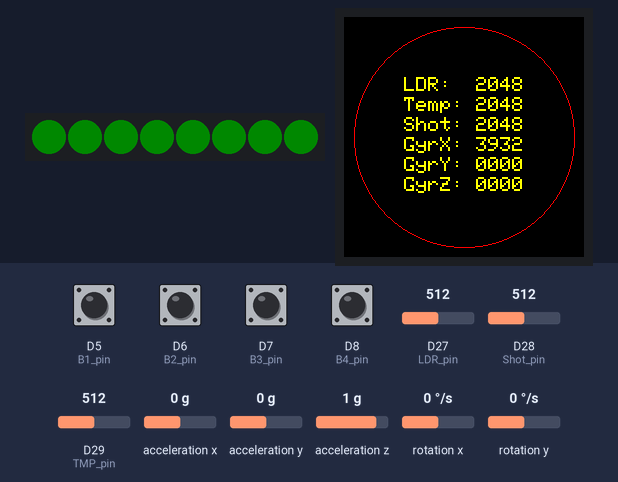
Simulated run of this sketch. Board: Arduino Due. Parts: 8 RGB LEDs in strip order, left to right, 240×240 colour display. Wiring (inferred from the names in the program): MPU-6050 motion sensor at I2C address 0x68. Inputs (shaded band) come from the test bench; at power-on: D5 (B1_pin), D6 (B2_pin), D7 (B3_pin), D8 (B4_pin) HIGH, rotation x 0 °/s, D27 (LDR_pin) = 512, D28 (Shot_pin) = 512, D29 (TMP_pin) = 512, acceleration x 0 g, acceleration y 0 g, acceleration z 1 g, rotation y 0 °/s (analog values on the 0–1023 scale). Dim RGB values are drawn brighter than linear; random numbers use the default seed unless the sketch sets one.

Above: at 5.9 s.
6.0 s: D5 (B1_pin) pulled LOW for 0.15 s
At 6.09 s:
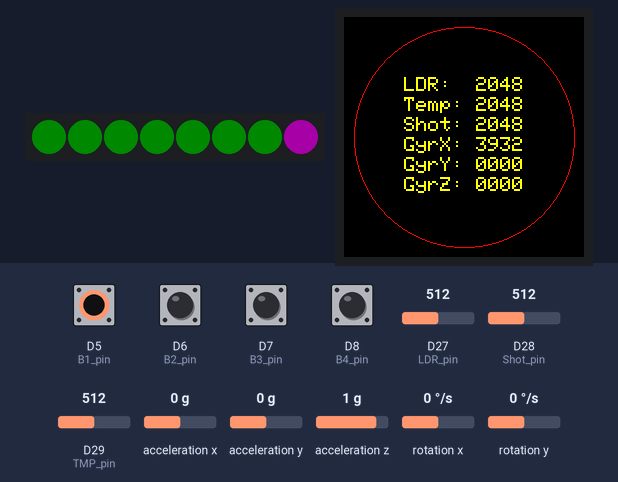
7.6 s: rotation x set to -192 °/s
At 8.2 s:
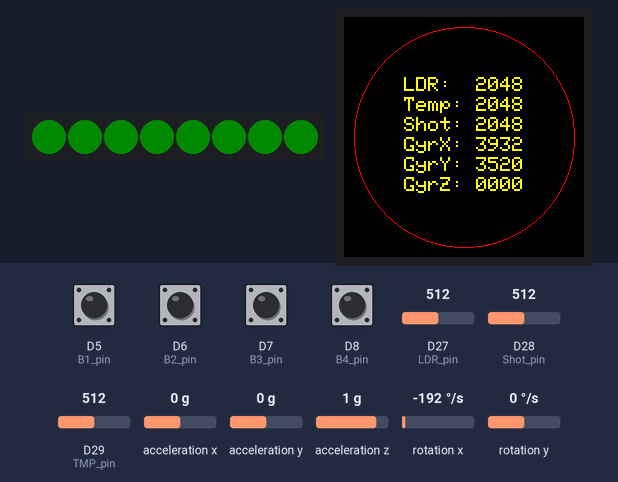
9.1 s: D27 (LDR_pin) set to 716
At 10.3 s:
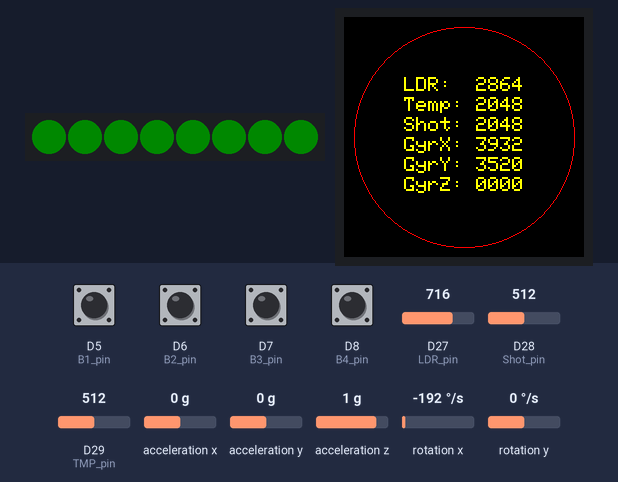
10.6 s: D28 (Shot_pin) set to 716
At 11.6 s:
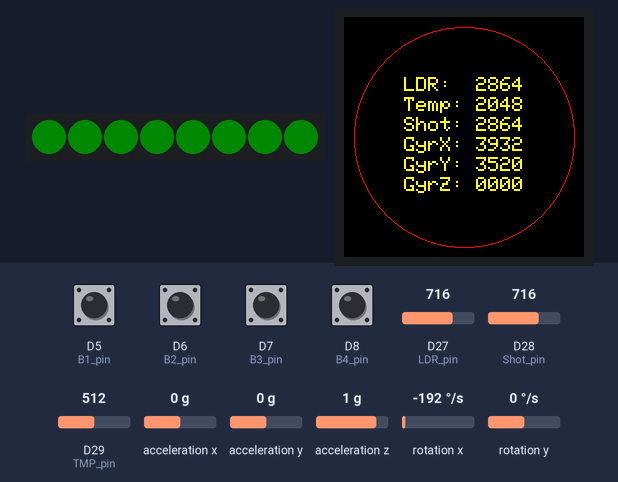
12.1 s: D29 (TMP_pin) set to 716
At 12.6 s:
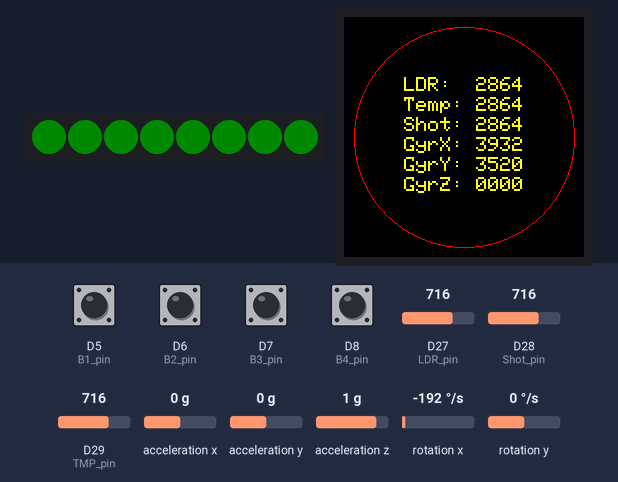
13.6 s: D6 (B2_pin) pulled LOW for 0.15 s
At 13.7 s:
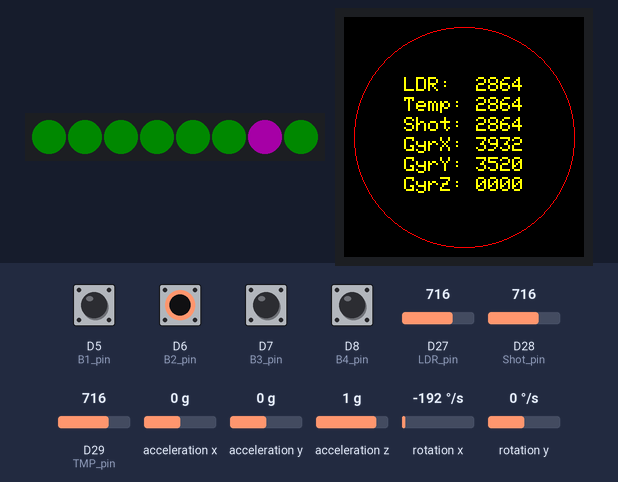
Timing chart, 0 to 16.2 s (numbered marks = the images above; inputs shaded):
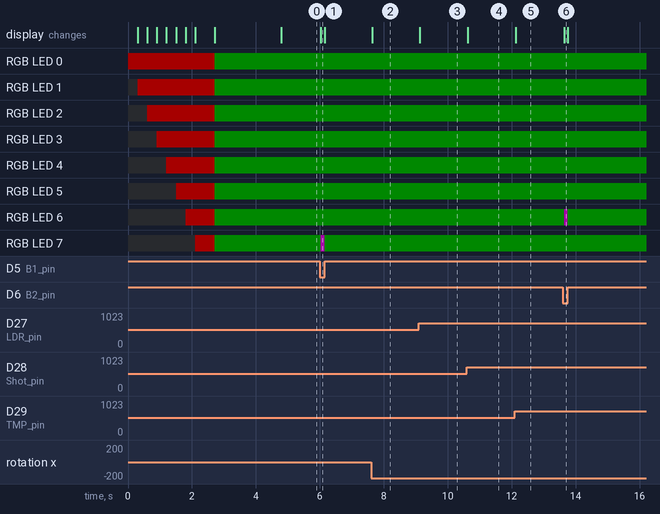

The sketch:

hb80_demo.ino
```cpp
//Required Libraries:
//
// Adafruit NeoPixel
//
// GFX Library for Arduino (by Moon On Our Nation)
//    available by searching Manage Libraries
//

#include <Arduino_GFX_Library.h>
#include <Adafruit_NeoPixel.h>
#include <Wire.h>

//IO Pins
#define B1_pin    5
#define B2_pin    6
#define B3_pin    7
#define B4_pin    8
#define MPU_SDA   14
#define MPU_SCL   15
#define LED_pin   26
#define LDR_pin   27
#define Shot_pin  28
#define TMP_pin   29

#define LED_count 8

// pins 0-4 connect to the GC9A01 circular display like so:
Arduino_DataBus *bus = new Arduino_SWSPI(3, 4, 0, 1, -1); //DC, CS, SCK, MOSI, MISO
Arduino_GFX *gfx = new Arduino_GC9A01(bus, 2, 0, true); //bus, RESET, rotation, IPS

Adafruit_NeoPixel RGB_LEDs(LED_count, LED_pin, NEO_GRB + NEO_KHZ800);

//MPU-6050 (GY-25 module) 3-axis MEMS gyro + 3-axis MEMS accelerometer
const int MPUadr=0x68;
int16_t AcX,AcY,AcZ,Tmp,GyX,GyY,GyZ;  //MPU Values

int B1_val, B2_val, B3_val, B4_val;
int LDR_val, TMP_val;

int Shot_val; // Shot Noise from simple Random Noise Generator (RNG) circuit

void setup(void)
{
  analogReadResolution(12);  //increase analog input resolution to 12 bits  [0..4095]
  RGB_LEDs.begin();
  cycleLEDs();
  StartMPU();

  //button pins needs pullups since they close directly to ground (active low)
  pinMode(B1_pin, INPUT_PULLUP);
  pinMode(B2_pin, INPUT_PULLUP);
  pinMode(B3_pin, INPUT_PULLUP);
  pinMode(B4_pin, INPUT_PULLUP);
  pinMode(LDR_pin, INPUT);
  pinMode(Shot_pin, INPUT);
  pinMode(TMP_pin, INPUT);

  gfx->begin();
  gfx->fillScreen(BLACK);

  //draw a bunch of concentric circles - just for fun
  for(int r=1; r<120; r++)
    gfx->drawCircle(120, 120, r, random(0xffff));

  delay(2000);

  gfx->fillScreen(BLACK);
  gfx->drawCircle(120, 120, 110, RED);
}

void loop()
{
  char strBuf[20];

  ReadButtons();

  if(B1_val){
    //color LED 7
    RGB_LEDs.setPixelColor(7, RGB_LEDs.Color(40, 0, 40));  //purple
  } else {
    RGB_LEDs.setPixelColor(7, RGB_LEDs.Color(0,10,0));     //green
  }
  if(B2_val){
    RGB_LEDs.setPixelColor(6, RGB_LEDs.Color(40, 0, 40));  //purple
  } else {
    RGB_LEDs.setPixelColor(6, RGB_LEDs.Color(0,10,0));     //green
  }
  if(B3_val){
    //color LED 4
    RGB_LEDs.setPixelColor(4, RGB_LEDs.Color(40, 0, 40));  //purple
  } else {
    RGB_LEDs.setPixelColor(4, RGB_LEDs.Color(0,10,0));     //green
  }
  if(B4_val){
    //color LED 3
    RGB_LEDs.setPixelColor(3, RGB_LEDs.Color(40, 0, 40));  //purple
  } else {
    RGB_LEDs.setPixelColor(3, RGB_LEDs.Color(0,10,0));     //green
  }
  RGB_LEDs.show();

  ReadNoise();

  gfx->setTextSize(2);
  gfx->setTextColor(YELLOW, BLACK);

  gfx->setCursor(60, 60);
  sprintf(strBuf, "LDR:  %04d", LDR_val);
  gfx->println(strBuf);

  gfx->setCursor(60, 80);
  sprintf(strBuf, "Temp: %04d", TMP_val);
  gfx->println(strBuf);

  gfx->setCursor(60, 100);
  sprintf(strBuf, "Shot: %04d", Shot_val);
  gfx->println(strBuf);

  gfx->setCursor(60, 120);
  sprintf(strBuf, "GyrX: %04d", (GyX&0x0FFF));  //lowest 12 bits
  gfx->println(strBuf);

  gfx->setCursor(60, 140);
  sprintf(strBuf, "GyrY: %04d", (GyY&0x0FFF));  //lowest 12 bits
  gfx->println(strBuf);

  gfx->setCursor(60, 160);
  sprintf(strBuf, "GyrZ: %04d", (GyZ&0x0FFF));  //lowest 12 bits
  gfx->println(strBuf);

  //delay(300);
}

void ReadButtons(void){
  B1_val = !(digitalRead(B1_pin));
  B2_val = !(digitalRead(B2_pin));
  B3_val = !(digitalRead(B3_pin));
  B4_val = !(digitalRead(B4_pin));
}

void ReadNoise(void)
{
  ReadMPU();
  LDR_val  = analogRead(LDR_pin);
  Shot_val = analogRead(Shot_pin);
  TMP_val = ReadTemp();
}

void cycleLEDs() {
  int i;
  for (i=0; i<8; i++){
    RGB_LEDs.setPixelColor(i, RGB_LEDs.Color(40, 0, 0));  //light red
    RGB_LEDs.show();
    delay(300);
  }
  for (i=0; i<8; i++){
    RGB_LEDs.setPixelColor(i, RGB_LEDs.Color(0,10,0));  //light green
    RGB_LEDs.show();
  }
}

void StartMPU(){
  Wire1.setSDA(MPU_SDA);
  Wire1.setSCL(MPU_SCL);
  Wire1.begin();

  Wire1.beginTransmission(MPUadr);
  Wire1.write(0x6B);
  Wire1.write(0);
  Wire1.endTransmission(true);
}

void ReadMPU(){
  Wire1.beginTransmission(MPUadr);
  Wire1.write(0x3B);
  Wire1.endTransmission(false);
  Wire1.requestFrom(MPUadr,12,true);
  AcX=Wire1.read()<<8|Wire1.read();
  AcY=Wire1.read()<<8|Wire1.read();
  AcZ=Wire1.read()<<8|Wire1.read();
  GyX=Wire1.read()<<8|Wire1.read();
  GyY=Wire1.read()<<8|Wire1.read();
  GyZ=Wire1.read()<<8|Wire1.read();
}

int ReadTemp() {
  int   analogValue = analogRead(TMP_pin);
  return analogValue;
/*
  // this returns raw 12 bits for most resolution [0..4095]
  // since that is best as a noise source
  // but for demo, you could convert it to degrees C or F
  float volts = analogValue * (3.3 / 4095.0);
  float millivolts = volts * 1000;
  float tempC = (millivolts - 500) / 10;
  float tempF = (tempC * 1.8) + 32;
  return round(tempF);
*/
}
```

Measured:
- after the input at 6.0 s, RGB LED 7: RGB(0, 10, 0) → RGB(40, 0, 40) at once, → RGB(0, 10, 0) 0.13 s later
- after the input at 7.6 s, the display: changes at once (image 2)
- after the input at 9.1 s, the display: changes at once (image 3)
- after the input at 10.6 s, the display: changes at once (image 4)
- after the input at 12.1 s, the display: changes at once (image 5)
- after the input at 13.6 s, RGB LED 6: RGB(0, 10, 0) → RGB(40, 0, 40) after 0.05 s, → RGB(0, 10, 0) 0.10 s later
